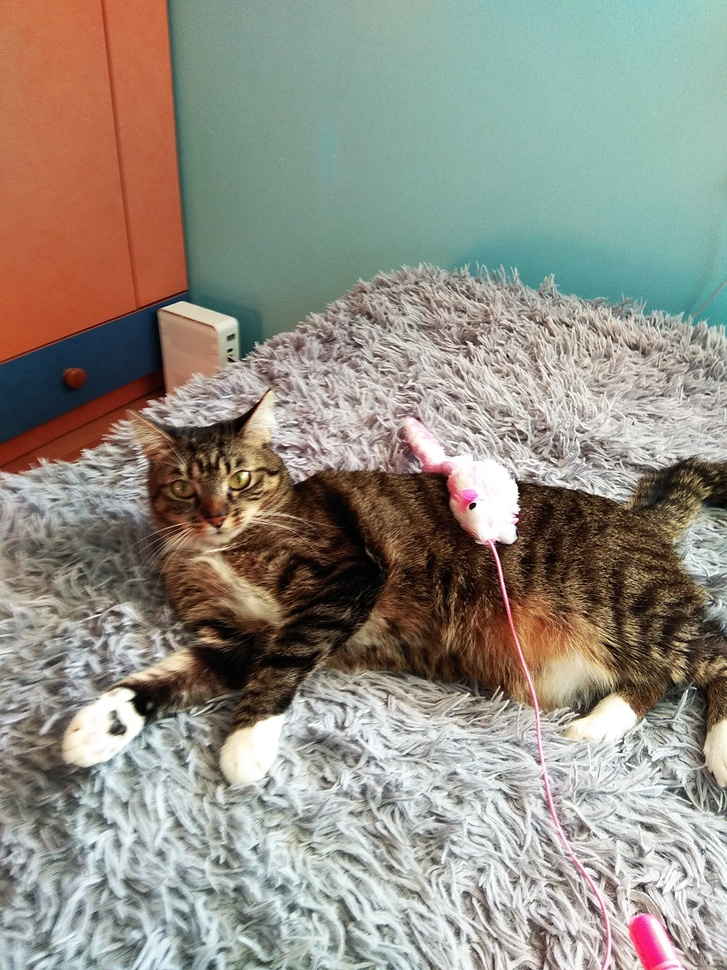
#> input picture Photo Editor/imgs/IMG_20211225_123510.jpg, 727 x 970 px, shrunk from 3120 x 4160 before the run; its folder holds only this picture in this run
$ python Photo_editor.py
#> lines starting #> are read from the running program, lines starting #| are printed output that depends on the picture
from PIL import Image, ImageEnhance, ImageFilter
import os

path = './imgs'
pathOut = './editedImgs'

for filename in os.listdir(path):
    img = Image.open(f'{path}/{filename}')
#> img is the input picture: PIL image 727x970 RGB; mean R, G, B 146.8, 142.6, 132.1

    edit = img.filter(ImageFilter.SHARPEN).convert('L')
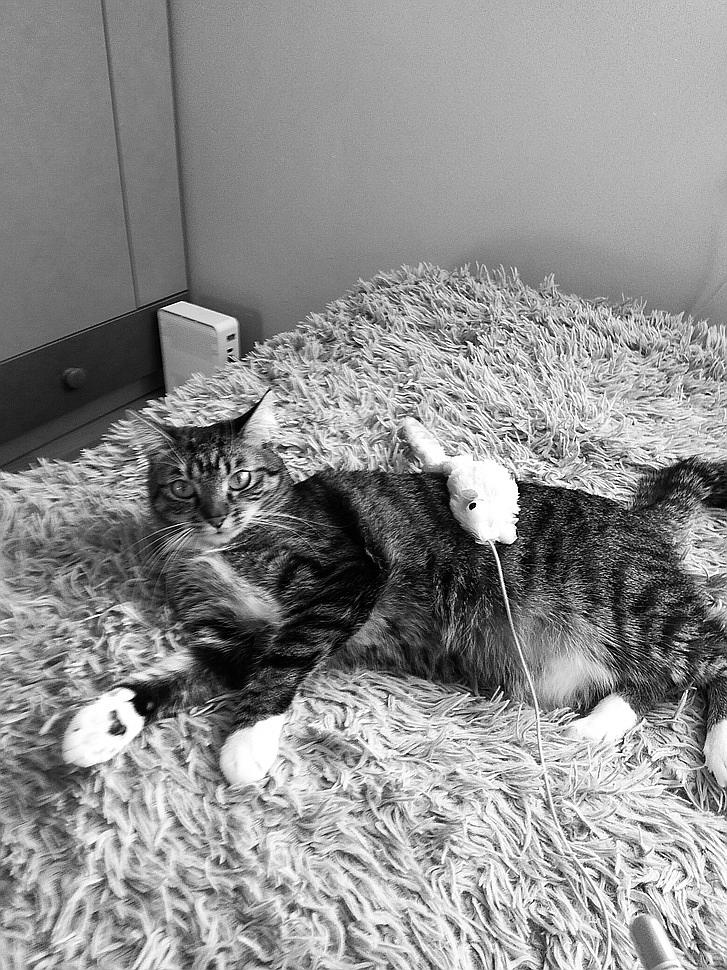
#> edit: PIL image 727x970 L; min 0, max 255, mean 142.7

    factor = 1.5
    enhancer = ImageEnhance.Contrast(edit)
    edit = enhancer.enhance(factor)
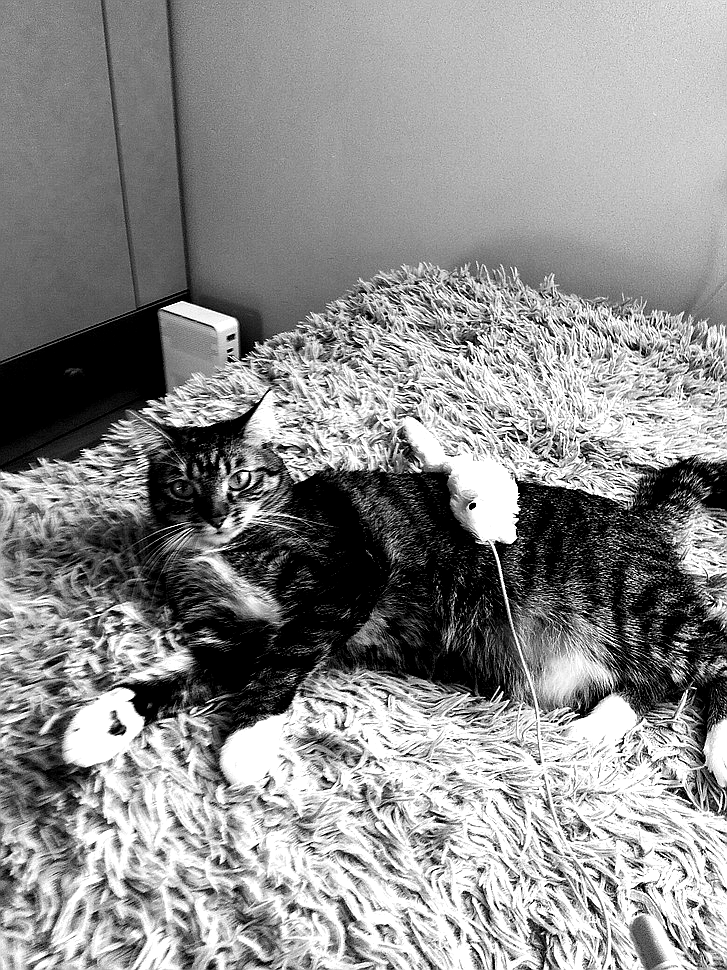
#> edit: PIL image 727x970 L; min 0, max 255, mean 142.1

    clean_name = os.path.splitext(filename)[0]

    edit.save(f'{pathOut}/{clean_name}_edited.jpg')
